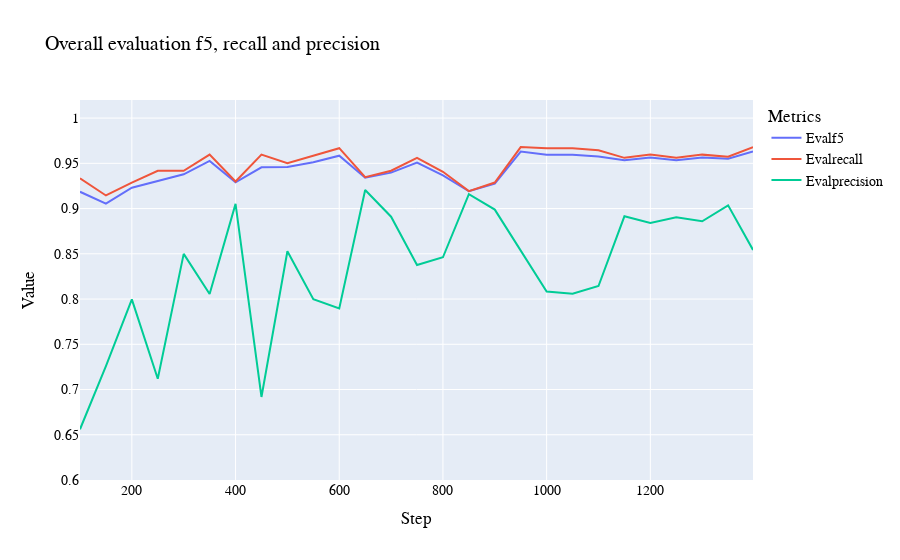

This figure's notebook cell:
### Markdown cell above
#### Take-aways
The loss curves show that the DeBERTa model is really quick at fine-tuning to the PII labels. The train-curve quickly reduces before plateauing at around step 400. The training and evaluation curves follow each other really nicely, with no signs of overfitting on the training data.

### Code cell
plot_learning_curves(folder_name = 'metrics_overall', title = 'Overall evaluation f5, recall and precision', y_limit=(0.6, 1.02))

### Figure 1 — Plotly figure (JSON) as saved in the notebook; plotly's stock layout.template omitted (floating-point values rounded to 4 significant figures)
{"data": [{"mode": "lines", "name": "Evalf5", "type": "scatter", "x": [100, 150, 200, 250, 300, 350, 400, 450, 500, 550, 600, 650, 700, 750, 800, 850, 900, 950, 1000, 1050, 1100, 1150, 1200, 1250, 1300, 1350, 1398], "y": [0.9186, 0.9054, 0.923, 0.9302, 0.9379, 0.9526, 0.929, 0.9455, 0.946, 0.9512, 0.9585, 0.9341, 0.9397, 0.9509, 0.9366, 0.9191, 0.9276, 0.963, 0.9595, 0.9594, 0.9576, 0.9534, 0.9565, 0.9534, 0.9566, 0.9551, 0.963]}, {"mode": "lines", "name": "Evalrecall", "type": "scatter", "x": [100, 150, 200, 250, 300, 350, 400, 450, 500, 550, 600, 650, 700, 750, 800, 850, 900, 950, 1000, 1050, 1100, 1150, 1200, 1250, 1300, 1350, 1398], "y": [0.9335, 0.9145, 0.9287, 0.9418, 0.9418, 0.9596, 0.9299, 0.9596, 0.9501, 0.9584, 0.9667, 0.9347, 0.9418, 0.9561, 0.9406, 0.9192, 0.9287, 0.9679, 0.9667, 0.9667, 0.9644, 0.9561, 0.9596, 0.9561, 0.9596, 0.9572, 0.9679]}, {"mode": "lines", "name": "Evalprecision", "type": "scatter", "x": [100, 150, 200, 250, 300, 350, 400, 450, 500, 550, 600, 650, 700, 750, 800, 850, 900, 950, 1000, 1050, 1100, 1150, 1200, 1250, 1300, 1350, 1398], "y": [0.6561, 0.7257, 0.7996, 0.7118, 0.8499, 0.8056, 0.9052, 0.6918, 0.8529, 0.7998, 0.7895, 0.9205, 0.891, 0.8377, 0.8462, 0.916, 0.8989, 0.8543, 0.8083, 0.8059, 0.8144, 0.8915, 0.884, 0.8905, 0.886, 0.9036, 0.8543]}], "layout": {"font": {"color": "black", "family": "Courier New, monospace", "size": 14}, "legend": {"title": {"text": "Metrics"}}, "title": {"text": "Overall evaluation f5, recall and precision"}, "xaxis": {"title": {"text": "Step"}}, "yaxis": {"range": [0.6, 1.02], "title": {"text": "Value"}}}}
